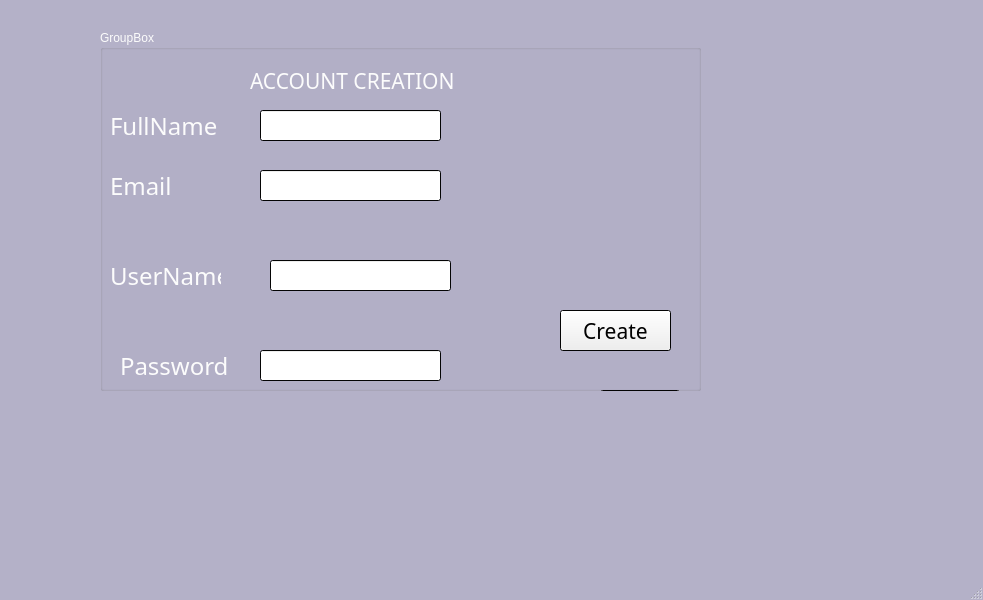
<?xml version="1.0" encoding="UTF-8"?>
<ui version="4.0">
 <class>MainWindow</class>
 <widget class="QMainWindow" name="MainWindow">
  <property name="geometry">
   <rect>
    <x>0</x>
    <y>0</y>
    <width>983</width>
    <height>600</height>
   </rect>
  </property>
  <property name="palette">
   <palette>
    <active>
     <colorrole role="WindowText">
      <brush brushstyle="SolidPattern">
       <color alpha="255">
        <red>252</red>
        <green>252</green>
        <blue>252</blue>
       </color>
      </brush>
     </colorrole>
     <colorrole role="Base">
      <brush brushstyle="SolidPattern">
       <color alpha="255">
        <red>255</red>
        <green>255</green>
        <blue>255</blue>
       </color>
      </brush>
     </colorrole>
     <colorrole role="Window">
      <brush brushstyle="SolidPattern">
       <color alpha="255">
        <red>180</red>
        <green>177</green>
        <blue>200</blue>
       </color>
      </brush>
     </colorrole>
    </active>
    <inactive>
     <colorrole role="WindowText">
      <brush brushstyle="SolidPattern">
       <color alpha="255">
        <red>252</red>
        <green>252</green>
        <blue>252</blue>
       </color>
      </brush>
     </colorrole>
     <colorrole role="Base">
      <brush brushstyle="SolidPattern">
       <color alpha="255">
        <red>255</red>
        <green>255</green>
        <blue>255</blue>
       </color>
      </brush>
     </colorrole>
     <colorrole role="Window">
      <brush brushstyle="SolidPattern">
       <color alpha="255">
        <red>180</red>
        <green>177</green>
        <blue>200</blue>
       </color>
      </brush>
     </colorrole>
    </inactive>
    <disabled>
     <colorrole role="WindowText">
      <brush brushstyle="SolidPattern">
       <color alpha="255">
        <red>120</red>
        <green>120</green>
        <blue>120</blue>
       </color>
      </brush>
     </colorrole>
     <colorrole role="Base">
      <brush brushstyle="SolidPattern">
       <color alpha="255">
        <red>180</red>
        <green>177</green>
        <blue>200</blue>
       </color>
      </brush>
     </colorrole>
     <colorrole role="Window">
      <brush brushstyle="SolidPattern">
       <color alpha="255">
        <red>180</red>
        <green>177</green>
        <blue>200</blue>
       </color>
      </brush>
     </colorrole>
    </disabled>
   </palette>
  </property>
  <property name="windowTitle">
   <string>MainWindow</string>
  </property>
  <widget class="QWidget" name="centralwidget">
   <widget class="QStackedWidget" name="stackedWidget">
    <property name="geometry">
     <rect>
      <x>0</x>
      <y>20</y>
      <width>981</width>
      <height>451</height>
     </rect>
    </property>
    <property name="palette">
     <palette>
      <active>
       <colorrole role="Base">
        <brush brushstyle="SolidPattern">
         <color alpha="255">
          <red>255</red>
          <green>255</green>
          <blue>255</blue>
         </color>
        </brush>
       </colorrole>
       <colorrole role="Window">
        <brush brushstyle="SolidPattern">
         <color alpha="255">
          <red>6</red>
          <green>6</green>
          <blue>6</blue>
         </color>
        </brush>
       </colorrole>
      </active>
      <inactive>
       <colorrole role="Base">
        <brush brushstyle="SolidPattern">
         <color alpha="255">
          <red>255</red>
          <green>255</green>
          <blue>255</blue>
         </color>
        </brush>
       </colorrole>
       <colorrole role="Window">
        <brush brushstyle="SolidPattern">
         <color alpha="255">
          <red>6</red>
          <green>6</green>
          <blue>6</blue>
         </color>
        </brush>
       </colorrole>
      </inactive>
      <disabled>
       <colorrole role="Base">
        <brush brushstyle="SolidPattern">
         <color alpha="255">
          <red>6</red>
          <green>6</green>
          <blue>6</blue>
         </color>
        </brush>
       </colorrole>
       <colorrole role="Window">
        <brush brushstyle="SolidPattern">
         <color alpha="255">
          <red>6</red>
          <green>6</green>
          <blue>6</blue>
         </color>
        </brush>
       </colorrole>
      </disabled>
     </palette>
    </property>
    <property name="currentIndex">
     <number>0</number>
    </property>
    <widget class="QWidget" name="page3">
     <widget class="QGroupBox" name="groupBox">
      <property name="geometry">
       <rect>
        <x>100</x>
        <y>10</y>
        <width>601</width>
        <height>361</height>
       </rect>
      </property>
      <property name="title">
       <string>GroupBox</string>
      </property>
      <widget class="QLabel" name="label_2">
       <property name="geometry">
        <rect>
         <x>10</x>
         <y>80</y>
         <width>121</width>
         <height>31</height>
        </rect>
       </property>
       <property name="palette">
        <palette>
         <active>
          <colorrole role="Base">
           <brush brushstyle="SolidPattern">
            <color alpha="255">
             <red>255</red>
             <green>255</green>
             <blue>255</blue>
            </color>
           </brush>
          </colorrole>
          <colorrole role="Window">
           <brush brushstyle="SolidPattern">
            <color alpha="255">
             <red>246</red>
             <green>255</green>
             <blue>146</blue>
            </color>
           </brush>
          </colorrole>
         </active>
         <inactive>
          <colorrole role="Base">
           <brush brushstyle="SolidPattern">
            <color alpha="255">
             <red>255</red>
             <green>255</green>
             <blue>255</blue>
            </color>
           </brush>
          </colorrole>
          <colorrole role="Window">
           <brush brushstyle="SolidPattern">
            <color alpha="255">
             <red>246</red>
             <green>255</green>
             <blue>146</blue>
            </color>
           </brush>
          </colorrole>
         </inactive>
         <disabled>
          <colorrole role="Base">
           <brush brushstyle="SolidPattern">
            <color alpha="255">
             <red>246</red>
             <green>255</green>
             <blue>146</blue>
            </color>
           </brush>
          </colorrole>
          <colorrole role="Window">
           <brush brushstyle="SolidPattern">
            <color alpha="255">
             <red>246</red>
             <green>255</green>
             <blue>146</blue>
            </color>
           </brush>
          </colorrole>
         </disabled>
        </palette>
       </property>
       <property name="font">
        <font>
         <family>Roman</family>
         <pointsize>18</pointsize>
         <weight>50</weight>
         <bold>false</bold>
        </font>
       </property>
       <property name="text">
        <string>FullName</string>
       </property>
      </widget>
      <widget class="QLabel" name="label_3">
       <property name="geometry">
        <rect>
         <x>10</x>
         <y>140</y>
         <width>111</width>
         <height>31</height>
        </rect>
       </property>
       <property name="font">
        <font>
         <family>Roman</family>
         <pointsize>18</pointsize>
         <weight>50</weight>
         <bold>false</bold>
        </font>
       </property>
       <property name="text">
        <string>Email</string>
       </property>
      </widget>
      <widget class="QLabel" name="label_5">
       <property name="geometry">
        <rect>
         <x>10</x>
         <y>230</y>
         <width>111</width>
         <height>31</height>
        </rect>
       </property>
       <property name="font">
        <font>
         <family>Roman</family>
         <pointsize>18</pointsize>
         <weight>50</weight>
         <bold>false</bold>
        </font>
       </property>
       <property name="text">
        <string>UserName</string>
       </property>
      </widget>
      <widget class="QLabel" name="label_6">
       <property name="geometry">
        <rect>
         <x>20</x>
         <y>320</y>
         <width>111</width>
         <height>31</height>
        </rect>
       </property>
       <property name="font">
        <font>
         <family>Roman</family>
         <pointsize>18</pointsize>
         <weight>50</weight>
         <bold>false</bold>
        </font>
       </property>
       <property name="text">
        <string>Password</string>
       </property>
      </widget>
      <widget class="QLineEdit" name="lineEdit_fullname">
       <property name="geometry">
        <rect>
         <x>160</x>
         <y>320</y>
         <width>181</width>
         <height>31</height>
        </rect>
       </property>
      </widget>
      <widget class="QLineEdit" name="lineEdit_email">
       <property name="geometry">
        <rect>
         <x>160</x>
         <y>80</y>
         <width>181</width>
         <height>31</height>
        </rect>
       </property>
      </widget>
      <widget class="QLineEdit" name="lineEdit_password">
       <property name="geometry">
        <rect>
         <x>170</x>
         <y>230</y>
         <width>181</width>
         <height>31</height>
        </rect>
       </property>
      </widget>
      <widget class="QLineEdit" name="lineEdit_username">
       <property name="geometry">
        <rect>
         <x>160</x>
         <y>140</y>
         <width>181</width>
         <height>31</height>
        </rect>
       </property>
      </widget>
      <widget class="QPushButton" name="pushButtonCreate">
       <property name="geometry">
        <rect>
         <x>460</x>
         <y>280</y>
         <width>111</width>
         <height>41</height>
        </rect>
       </property>
       <property name="palette">
        <palette>
         <active>
          <colorrole role="Base">
           <brush brushstyle="SolidPattern">
            <color alpha="255">
             <red>255</red>
             <green>148</green>
             <blue>121</blue>
            </color>
           </brush>
          </colorrole>
         </active>
         <inactive>
          <colorrole role="Base">
           <brush brushstyle="SolidPattern">
            <color alpha="255">
             <red>255</red>
             <green>148</green>
             <blue>121</blue>
            </color>
           </brush>
          </colorrole>
         </inactive>
         <disabled>
          <colorrole role="Base">
           <brush brushstyle="SolidPattern">
            <color alpha="255">
             <red>255</red>
             <green>152</green>
             <blue>67</blue>
            </color>
           </brush>
          </colorrole>
         </disabled>
        </palette>
       </property>
       <property name="font">
        <font>
         <family>MV Boli</family>
         <pointsize>16</pointsize>
        </font>
       </property>
       <property name="text">
        <string>Create</string>
       </property>
      </widget>
      <widget class="QLabel" name="label">
       <property name="geometry">
        <rect>
         <x>150</x>
         <y>40</y>
         <width>311</width>
         <height>21</height>
        </rect>
       </property>
       <property name="font">
        <font>
         <family>MV Boli</family>
         <pointsize>16</pointsize>
         <weight>50</weight>
         <bold>false</bold>
        </font>
       </property>
       <property name="text">
        <string>ACCOUNT CREATION</string>
       </property>
      </widget>
      <widget class="QPushButton" name="pushButtonCreate_2">
       <property name="geometry">
        <rect>
         <x>500</x>
         <y>360</y>
         <width>80</width>
         <height>31</height>
        </rect>
       </property>
       <property name="palette">
        <palette>
         <active>
          <colorrole role="Base">
           <brush brushstyle="SolidPattern">
            <color alpha="255">
             <red>255</red>
             <green>148</green>
             <blue>121</blue>
            </color>
           </brush>
          </colorrole>
         </active>
         <inactive>
          <colorrole role="Base">
           <brush brushstyle="SolidPattern">
            <color alpha="255">
             <red>255</red>
             <green>148</green>
             <blue>121</blue>
            </color>
           </brush>
          </colorrole>
         </inactive>
         <disabled>
          <colorrole role="Base">
           <brush brushstyle="SolidPattern">
            <color alpha="255">
             <red>255</red>
             <green>152</green>
             <blue>67</blue>
            </color>
           </brush>
          </colorrole>
         </disabled>
        </palette>
       </property>
       <property name="font">
        <font>
         <family>MV Boli</family>
         <pointsize>16</pointsize>
        </font>
       </property>
       <property name="text">
        <string>More</string>
       </property>
      </widget>
     </widget>
    </widget>
    <widget class="QWidget" name="page_4">
     <widget class="QLabel" name="label_11">
      <property name="geometry">
       <rect>
        <x>20</x>
        <y>80</y>
        <width>961</width>
        <height>91</height>
       </rect>
      </property>
      <property name="font">
       <font>
        <family>MV Boli</family>
        <pointsize>14</pointsize>
       </font>
      </property>
      <property name="text">
       <string>CONGRATULATIONS !!! YOU HAVE SUCCESSFULLY CREATED YOUR ACCOUNT</string>
      </property>
     </widget>
     <widget class="QPushButton" name="pushButton_Tap">
      <property name="geometry">
       <rect>
        <x>230</x>
        <y>220</y>
        <width>301</width>
        <height>51</height>
       </rect>
      </property>
      <property name="font">
       <font>
        <family>MV Boli</family>
        <pointsize>10</pointsize>
       </font>
      </property>
      <property name="text">
       <string>Tap here to view your account</string>
      </property>
     </widget>
    </widget>
    <widget class="QWidget" name="page_5">
     <widget class="QLabel" name="label_8">
      <property name="geometry">
       <rect>
        <x>250</x>
        <y>40</y>
        <width>331</width>
        <height>51</height>
       </rect>
      </property>
      <property name="font">
       <font>
        <family>Nirmala UI</family>
        <pointsize>16</pointsize>
        <weight>50</weight>
        <bold>false</bold>
       </font>
      </property>
      <property name="text">
       <string>Account Settings</string>
      </property>
     </widget>
     <widget class="QPushButton" name="pushButtonUpdate_Account">
      <property name="geometry">
       <rect>
        <x>240</x>
        <y>240</y>
        <width>211</width>
        <height>41</height>
       </rect>
      </property>
      <property name="palette">
       <palette>
        <active>
         <colorrole role="Base">
          <brush brushstyle="SolidPattern">
           <color alpha="255">
            <red>255</red>
            <green>148</green>
            <blue>121</blue>
           </color>
          </brush>
         </colorrole>
        </active>
        <inactive>
         <colorrole role="Base">
          <brush brushstyle="SolidPattern">
           <color alpha="255">
            <red>255</red>
            <green>148</green>
            <blue>121</blue>
           </color>
          </brush>
         </colorrole>
        </inactive>
        <disabled>
         <colorrole role="Base">
          <brush brushstyle="SolidPattern">
           <color alpha="255">
            <red>255</red>
            <green>152</green>
            <blue>67</blue>
           </color>
          </brush>
         </colorrole>
        </disabled>
       </palette>
      </property>
      <property name="font">
       <font>
        <family>MV Boli</family>
        <pointsize>16</pointsize>
       </font>
      </property>
      <property name="text">
       <string>Update account</string>
      </property>
     </widget>
     <widget class="QPushButton" name="pushButtonDelete_Account">
      <property name="geometry">
       <rect>
        <x>240</x>
        <y>320</y>
        <width>211</width>
        <height>41</height>
       </rect>
      </property>
      <property name="palette">
       <palette>
        <active>
         <colorrole role="Base">
          <brush brushstyle="SolidPattern">
           <color alpha="255">
            <red>255</red>
            <green>148</green>
            <blue>121</blue>
           </color>
          </brush>
         </colorrole>
        </active>
        <inactive>
         <colorrole role="Base">
          <brush brushstyle="SolidPattern">
           <color alpha="255">
            <red>255</red>
            <green>148</green>
            <blue>121</blue>
           </color>
          </brush>
         </colorrole>
        </inactive>
        <disabled>
         <colorrole role="Base">
          <brush brushstyle="SolidPattern">
           <color alpha="255">
            <red>255</red>
            <green>152</green>
            <blue>67</blue>
           </color>
          </brush>
         </colorrole>
        </disabled>
       </palette>
      </property>
      <property name="font">
       <font>
        <family>MV Boli</family>
        <pointsize>16</pointsize>
       </font>
      </property>
      <property name="text">
       <string>Delete account</string>
      </property>
     </widget>
     <widget class="QPushButton" name="pushButtonView_Account">
      <property name="geometry">
       <rect>
        <x>240</x>
        <y>160</y>
        <width>201</width>
        <height>41</height>
       </rect>
      </property>
      <property name="palette">
       <palette>
        <active>
         <colorrole role="Base">
          <brush brushstyle="SolidPattern">
           <color alpha="255">
            <red>255</red>
            <green>148</green>
            <blue>121</blue>
           </color>
          </brush>
         </colorrole>
        </active>
        <inactive>
         <colorrole role="Base">
          <brush brushstyle="SolidPattern">
           <color alpha="255">
            <red>255</red>
            <green>148</green>
            <blue>121</blue>
           </color>
          </brush>
         </colorrole>
        </inactive>
        <disabled>
         <colorrole role="Base">
          <brush brushstyle="SolidPattern">
           <color alpha="255">
            <red>255</red>
            <green>152</green>
            <blue>67</blue>
           </color>
          </brush>
         </colorrole>
        </disabled>
       </palette>
      </property>
      <property name="font">
       <font>
        <family>MV Boli</family>
        <pointsize>16</pointsize>
       </font>
      </property>
      <property name="text">
       <string>View account</string>
      </property>
     </widget>
    </widget>
    <widget class="QWidget" name="page_6">
     <widget class="QLabel" name="label_10">
      <property name="geometry">
       <rect>
        <x>250</x>
        <y>50</y>
        <width>331</width>
        <height>51</height>
       </rect>
      </property>
      <property name="font">
       <font>
        <family>Nirmala UI</family>
        <pointsize>16</pointsize>
        <weight>50</weight>
        <bold>false</bold>
       </font>
      </property>
      <property name="text">
       <string>Account Details</string>
      </property>
     </widget>
     <widget class="QPushButton" name="pushButton_Settings">
      <property name="geometry">
       <rect>
        <x>620</x>
        <y>390</y>
        <width>121</width>
        <height>31</height>
       </rect>
      </property>
      <property name="font">
       <font>
        <family>MV Boli</family>
       </font>
      </property>
      <property name="text">
       <string>Settings</string>
      </property>
     </widget>
     <widget class="QLabel" name="label_12">
      <property name="geometry">
       <rect>
        <x>40</x>
        <y>130</y>
        <width>131</width>
        <height>16</height>
       </rect>
      </property>
      <property name="font">
       <font>
        <pointsize>10</pointsize>
       </font>
      </property>
      <property name="text">
       <string>User Name:</string>
      </property>
     </widget>
     <widget class="QLabel" name="label_13">
      <property name="geometry">
       <rect>
        <x>40</x>
        <y>160</y>
        <width>47</width>
        <height>13</height>
       </rect>
      </property>
      <property name="font">
       <font>
        <pointsize>10</pointsize>
       </font>
      </property>
      <property name="text">
       <string>Email:</string>
      </property>
     </widget>
     <widget class="QLabel" name="label_15">
      <property name="geometry">
       <rect>
        <x>40</x>
        <y>190</y>
        <width>121</width>
        <height>16</height>
       </rect>
      </property>
      <property name="font">
       <font>
        <pointsize>10</pointsize>
       </font>
      </property>
      <property name="text">
       <string>Phone Number:</string>
      </property>
     </widget>
    </widget>
    <widget class="QWidget" name="page_7">
     <widget class="QLabel" name="label_9">
      <property name="geometry">
       <rect>
        <x>270</x>
        <y>50</y>
        <width>251</width>
        <height>41</height>
       </rect>
      </property>
      <property name="font">
       <font>
        <family>MV Boli</family>
        <pointsize>16</pointsize>
        <weight>50</weight>
        <bold>false</bold>
       </font>
      </property>
      <property name="text">
       <string>Account Update</string>
      </property>
     </widget>
     <widget class="QLabel" name="label_14">
      <property name="geometry">
       <rect>
        <x>100</x>
        <y>120</y>
        <width>181</width>
        <height>31</height>
       </rect>
      </property>
      <property name="palette">
       <palette>
        <active>
         <colorrole role="Base">
          <brush brushstyle="SolidPattern">
           <color alpha="255">
            <red>255</red>
            <green>255</green>
            <blue>255</blue>
           </color>
          </brush>
         </colorrole>
         <colorrole role="Window">
          <brush brushstyle="SolidPattern">
           <color alpha="255">
            <red>246</red>
            <green>255</green>
            <blue>146</blue>
           </color>
          </brush>
         </colorrole>
        </active>
        <inactive>
         <colorrole role="Base">
          <brush brushstyle="SolidPattern">
           <color alpha="255">
            <red>255</red>
            <green>255</green>
            <blue>255</blue>
           </color>
          </brush>
         </colorrole>
         <colorrole role="Window">
          <brush brushstyle="SolidPattern">
           <color alpha="255">
            <red>246</red>
            <green>255</green>
            <blue>146</blue>
           </color>
          </brush>
         </colorrole>
        </inactive>
        <disabled>
         <colorrole role="Base">
          <brush brushstyle="SolidPattern">
           <color alpha="255">
            <red>246</red>
            <green>255</green>
            <blue>146</blue>
           </color>
          </brush>
         </colorrole>
         <colorrole role="Window">
          <brush brushstyle="SolidPattern">
           <color alpha="255">
            <red>246</red>
            <green>255</green>
            <blue>146</blue>
           </color>
          </brush>
         </colorrole>
        </disabled>
       </palette>
      </property>
      <property name="font">
       <font>
        <family>Roman</family>
        <pointsize>18</pointsize>
        <weight>50</weight>
        <bold>false</bold>
       </font>
      </property>
      <property name="text">
       <string>Full Name:</string>
      </property>
     </widget>
     <widget class="QLabel" name="label_29">
      <property name="geometry">
       <rect>
        <x>100</x>
        <y>180</y>
        <width>111</width>
        <height>31</height>
       </rect>
      </property>
      <property name="font">
       <font>
        <family>Roman</family>
        <pointsize>18</pointsize>
        <weight>50</weight>
        <bold>false</bold>
       </font>
      </property>
      <property name="text">
       <string>Email:</string>
      </property>
     </widget>
     <widget class="QLabel" name="label_30">
      <property name="geometry">
       <rect>
        <x>0</x>
        <y>250</y>
        <width>241</width>
        <height>31</height>
       </rect>
      </property>
      <property name="font">
       <font>
        <family>Roman</family>
        <pointsize>18</pointsize>
        <weight>50</weight>
        <bold>false</bold>
       </font>
      </property>
      <property name="text">
       <string>Phone Number:</string>
      </property>
     </widget>
     <widget class="QLabel" name="label_31">
      <property name="geometry">
       <rect>
        <x>30</x>
        <y>310</y>
        <width>151</width>
        <height>31</height>
       </rect>
      </property>
      <property name="font">
       <font>
        <family>Roman</family>
        <pointsize>18</pointsize>
        <weight>50</weight>
        <bold>false</bold>
       </font>
      </property>
      <property name="text">
       <string>UserName:</string>
      </property>
     </widget>
     <widget class="QPushButton" name="pushButton_Confirm">
      <property name="geometry">
       <rect>
        <x>350</x>
        <y>380</y>
        <width>211</width>
        <height>31</height>
       </rect>
      </property>
      <property name="palette">
       <palette>
        <active>
         <colorrole role="Base">
          <brush brushstyle="SolidPattern">
           <color alpha="255">
            <red>255</red>
            <green>148</green>
            <blue>121</blue>
           </color>
          </brush>
         </colorrole>
        </active>
        <inactive>
         <colorrole role="Base">
          <brush brushstyle="SolidPattern">
           <color alpha="255">
            <red>255</red>
            <green>148</green>
            <blue>121</blue>
           </color>
          </brush>
         </colorrole>
        </inactive>
        <disabled>
         <colorrole role="Base">
          <brush brushstyle="SolidPattern">
           <color alpha="255">
            <red>255</red>
            <green>152</green>
            <blue>67</blue>
           </color>
          </brush>
         </colorrole>
        </disabled>
       </palette>
      </property>
      <property name="font">
       <font>
        <family>MV Boli</family>
        <pointsize>16</pointsize>
       </font>
      </property>
      <property name="text">
       <string>Confirm</string>
      </property>
     </widget>
     <widget class="QTextEdit" name="textEdit">
      <property name="geometry">
       <rect>
        <x>240</x>
        <y>120</y>
        <width>391</width>
        <height>41</height>
       </rect>
      </property>
      <property name="font">
       <font>
        <family>Perpetua</family>
        <pointsize>11</pointsize>
        <weight>75</weight>
        <bold>true</bold>
       </font>
      </property>
     </widget>
     <widget class="QTextEdit" name="textEdit_2">
      <property name="geometry">
       <rect>
        <x>240</x>
        <y>180</y>
        <width>391</width>
        <height>41</height>
       </rect>
      </property>
      <property name="font">
       <font>
        <family>Perpetua</family>
        <pointsize>11</pointsize>
        <weight>75</weight>
        <bold>true</bold>
       </font>
      </property>
     </widget>
     <widget class="QTextEdit" name="textEdit_3">
      <property name="geometry">
       <rect>
        <x>240</x>
        <y>240</y>
        <width>391</width>
        <height>41</height>
       </rect>
      </property>
      <property name="font">
       <font>
        <family>Perpetua</family>
        <pointsize>11</pointsize>
        <weight>75</weight>
        <bold>true</bold>
       </font>
      </property>
     </widget>
     <widget class="QTextEdit" name="textEdit_4">
      <property name="geometry">
       <rect>
        <x>240</x>
        <y>300</y>
        <width>391</width>
        <height>41</height>
       </rect>
      </property>
      <property name="font">
       <font>
        <family>Perpetua</family>
        <pointsize>11</pointsize>
        <weight>75</weight>
        <bold>true</bold>
       </font>
      </property>
     </widget>
    </widget>
    <widget class="QWidget" name="page_8">
     <widget class="QLabel" name="label_32">
      <property name="geometry">
       <rect>
        <x>270</x>
        <y>60</y>
        <width>221</width>
        <height>31</height>
       </rect>
      </property>
      <property name="font">
       <font>
        <family>Romantic</family>
        <pointsize>18</pointsize>
        <weight>50</weight>
        <bold>false</bold>
       </font>
      </property>
      <property name="text">
       <string>Account Deletion</string>
      </property>
     </widget>
     <widget class="QLabel" name="label_33">
      <property name="geometry">
       <rect>
        <x>170</x>
        <y>210</y>
        <width>511</width>
        <height>31</height>
       </rect>
      </property>
      <property name="font">
       <font>
        <family>MV Boli</family>
        <pointsize>16</pointsize>
        <weight>50</weight>
        <bold>false</bold>
       </font>
      </property>
      <property name="text">
       <string>Do you want to delete your Account?</string>
      </property>
     </widget>
     <widget class="QPushButton" name="pushButton_Delete">
      <property name="geometry">
       <rect>
        <x>239</x>
        <y>280</y>
        <width>91</width>
        <height>41</height>
       </rect>
      </property>
      <property name="font">
       <font>
        <family>MV Boli</family>
       </font>
      </property>
      <property name="text">
       <string>Delete</string>
      </property>
     </widget>
     <widget class="QPushButton" name="pushButton_Cancel">
      <property name="geometry">
       <rect>
        <x>390</x>
        <y>280</y>
        <width>91</width>
        <height>41</height>
       </rect>
      </property>
      <property name="font">
       <font>
        <family>MV Boli</family>
       </font>
      </property>
      <property name="text">
       <string>Cancel</string>
      </property>
     </widget>
    </widget>
   </widget>
  </widget>
  <widget class="QMenuBar" name="menubar">
   <property name="geometry">
    <rect>
     <x>0</x>
     <y>0</y>
     <width>983</width>
     <height>25</height>
    </rect>
   </property>
  </widget>
  <widget class="QStatusBar" name="statusbar"/>
 </widget>
 <resources/>
 <connections/>
</ui>
